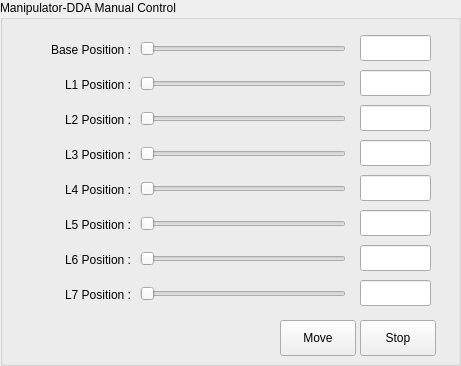
   <widget class="QGroupBox" name="groupBox_7">
    <property name="geometry">
     <rect>
      <x>890</x>
      <y>425</y>
      <width>461</width>
      <height>366</height>
     </rect>
    </property>
    <property name="title">
     <string>Manipulator-DDA Manual Control</string>
    </property>
    <widget class="QSlider" name="slider_source_base_pos_9">
     <property name="geometry">
      <rect>
       <x>140</x>
       <y>38</y>
       <width>206</width>
       <height>22</height>
      </rect>
     </property>
     <property name="orientation">
      <enum>Qt::Horizontal</enum>
     </property>
    </widget>
    <widget class="QLineEdit" name="edit_source_base_pos_9">
     <property name="geometry">
      <rect>
       <x>360</x>
       <y>35</y>
       <width>71</width>
       <height>26</height>
      </rect>
     </property>
    </widget>
    <widget class="QLabel" name="label_26">
     <property name="geometry">
      <rect>
       <x>10</x>
       <y>39</y>
       <width>121</width>
       <height>21</height>
      </rect>
     </property>
     <property name="text">
      <string>Base Position :</string>
     </property>
     <property name="alignment">
      <set>Qt::AlignRight|Qt::AlignTrailing|Qt::AlignVCenter</set>
     </property>
    </widget>
    <widget class="QLineEdit" name="edit_source_base_pos_10">
     <property name="geometry">
      <rect>
       <x>360</x>
       <y>70</y>
       <width>71</width>
       <height>26</height>
      </rect>
     </property>
    </widget>
    <widget class="QLabel" name="label_27">
     <property name="geometry">
      <rect>
       <x>10</x>
       <y>74</y>
       <width>121</width>
       <height>21</height>
      </rect>
     </property>
     <property name="text">
      <string>L1 Position :</string>
     </property>
     <property name="alignment">
      <set>Qt::AlignRight|Qt::AlignTrailing|Qt::AlignVCenter</set>
     </property>
    </widget>
    <widget class="QSlider" name="slider_source_base_pos_10">
     <property name="geometry">
      <rect>
       <x>140</x>
       <y>73</y>
       <width>206</width>
       <height>22</height>
      </rect>
     </property>
     <property name="orientation">
      <enum>Qt::Horizontal</enum>
     </property>
    </widget>
    <widget class="QSlider" name="slider_source_base_pos_11">
     <property name="geometry">
      <rect>
       <x>140</x>
       <y>108</y>
       <width>206</width>
       <height>22</height>
      </rect>
     </property>
     <property name="orientation">
      <enum>Qt::Horizontal</enum>
     </property>
    </widget>
    <widget class="QLineEdit" name="edit_source_base_pos_11">
     <property name="geometry">
      <rect>
       <x>360</x>
       <y>105</y>
       <width>71</width>
       <height>26</height>
      </rect>
     </property>
    </widget>
    <widget class="QLabel" name="label_28">
     <property name="geometry">
      <rect>
       <x>10</x>
       <y>109</y>
       <width>121</width>
       <height>21</height>
      </rect>
     </property>
     <property name="text">
      <string>L2 Position :</string>
     </property>
     <property name="alignment">
      <set>Qt::AlignRight|Qt::AlignTrailing|Qt::AlignVCenter</set>
     </property>
    </widget>
    <widget class="QSlider" name="slider_source_base_pos_12">
     <property name="geometry">
      <rect>
       <x>140</x>
       <y>143</y>
       <width>206</width>
       <height>22</height>
      </rect>
     </property>
     <property name="orientation">
      <enum>Qt::Horizontal</enum>
     </property>
    </widget>
    <widget class="QLabel" name="label_29">
     <property name="geometry">
      <rect>
       <x>10</x>
       <y>144</y>
       <width>121</width>
       <height>21</height>
      </rect>
     </property>
     <property name="text">
      <string>L3 Position :</string>
     </property>
     <property name="alignment">
      <set>Qt::AlignRight|Qt::AlignTrailing|Qt::AlignVCenter</set>
     </property>
    </widget>
    <widget class="QLineEdit" name="edit_source_base_pos_12">
     <property name="geometry">
      <rect>
       <x>360</x>
       <y>140</y>
       <width>71</width>
       <height>26</height>
      </rect>
     </property>
    </widget>
    <widget class="QSlider" name="slider_source_base_pos_13">
     <property name="geometry">
      <rect>
       <x>140</x>
       <y>178</y>
       <width>206</width>
       <height>22</height>
      </rect>
     </property>
     <property name="orientation">
      <enum>Qt::Horizontal</enum>
     </property>
    </widget>
    <widget class="QLineEdit" name="edit_source_base_pos_13">
     <property name="geometry">
      <rect>
       <x>360</x>
       <y>175</y>
       <width>71</width>
       <height>26</height>
      </rect>
     </property>
    </widget>
    <widget class="QLabel" name="label_30">
     <property name="geometry">
      <rect>
       <x>10</x>
       <y>179</y>
       <width>121</width>
       <height>21</height>
      </rect>
     </property>
     <property name="text">
      <string>L4 Position :</string>
     </property>
     <property name="alignment">
      <set>Qt::AlignRight|Qt::AlignTrailing|Qt::AlignVCenter</set>
     </property>
    </widget>
    <widget class="QLabel" name="label_31">
     <property name="geometry">
      <rect>
       <x>10</x>
       <y>214</y>
       <width>121</width>
       <height>21</height>
      </rect>
     </property>
     <property name="text">
      <string>L5 Position :</string>
     </property>
     <property name="alignment">
      <set>Qt::AlignRight|Qt::AlignTrailing|Qt::AlignVCenter</set>
     </property>
    </widget>
    <widget class="QSlider" name="slider_source_base_pos_14">
     <property name="geometry">
      <rect>
       <x>140</x>
       <y>213</y>
       <width>206</width>
       <height>22</height>
      </rect>
     </property>
     <property name="orientation">
      <enum>Qt::Horizontal</enum>
     </property>
    </widget>
    <widget class="QLineEdit" name="edit_source_base_pos_14">
     <property name="geometry">
      <rect>
       <x>360</x>
       <y>210</y>
       <width>71</width>
       <height>26</height>
      </rect>
     </property>
    </widget>
    <widget class="QLabel" name="label_32">
     <property name="geometry">
      <rect>
       <x>10</x>
       <y>249</y>
       <width>121</width>
       <height>21</height>
      </rect>
     </property>
     <property name="text">
      <string>L6 Position :</string>
     </property>
     <property name="alignment">
      <set>Qt::AlignRight|Qt::AlignTrailing|Qt::AlignVCenter</set>
     </property>
    </widget>
    <widget class="QLineEdit" name="edit_source_base_pos_15">
     <property name="geometry">
      <rect>
       <x>360</x>
       <y>245</y>
       <width>71</width>
       <height>26</height>
      </rect>
     </property>
    </widget>
    <widget class="QSlider" name="slider_source_base_pos_15">
     <property name="geometry">
      <rect>
       <x>140</x>
       <y>248</y>
       <width>206</width>
       <height>22</height>
      </rect>
     </property>
     <property name="orientation">
      <enum>Qt::Horizontal</enum>
     </property>
    </widget>
    <widget class="QLineEdit" name="edit_source_base_pos_16">
     <property name="geometry">
      <rect>
       <x>360</x>
       <y>280</y>
       <width>71</width>
       <height>26</height>
      </rect>
     </property>
    </widget>
    <widget class="QLabel" name="label_33">
     <property name="geometry">
      <rect>
       <x>10</x>
       <y>284</y>
       <width>121</width>
       <height>21</height>
      </rect>
     </property>
     <property name="text">
      <string>L7 Position :</string>
     </property>
     <property name="alignment">
      <set>Qt::AlignRight|Qt::AlignTrailing|Qt::AlignVCenter</set>
     </property>
    </widget>
    <widget class="QSlider" name="slider_source_base_pos_16">
     <property name="geometry">
      <rect>
       <x>140</x>
       <y>283</y>
       <width>206</width>
       <height>22</height>
      </rect>
     </property>
     <property name="orientation">
      <enum>Qt::Horizontal</enum>
     </property>
    </widget>
    <widget class="QPushButton" name="btn_robot_dda_move">
     <property name="geometry">
      <rect>
       <x>280</x>
       <y>320</y>
       <width>76</width>
       <height>36</height>
      </rect>
     </property>
     <property name="text">
      <string>Move</string>
     </property>
    </widget>
    <widget class="QPushButton" name="btn_robot_dda_stop">
     <property name="geometry">
      <rect>
       <x>360</x>
       <y>320</y>
       <width>76</width>
       <height>36</height>
      </rect>
     </property>
     <property name="text">
      <string>Stop</string>
     </property>
    </widget>
   </widget>
